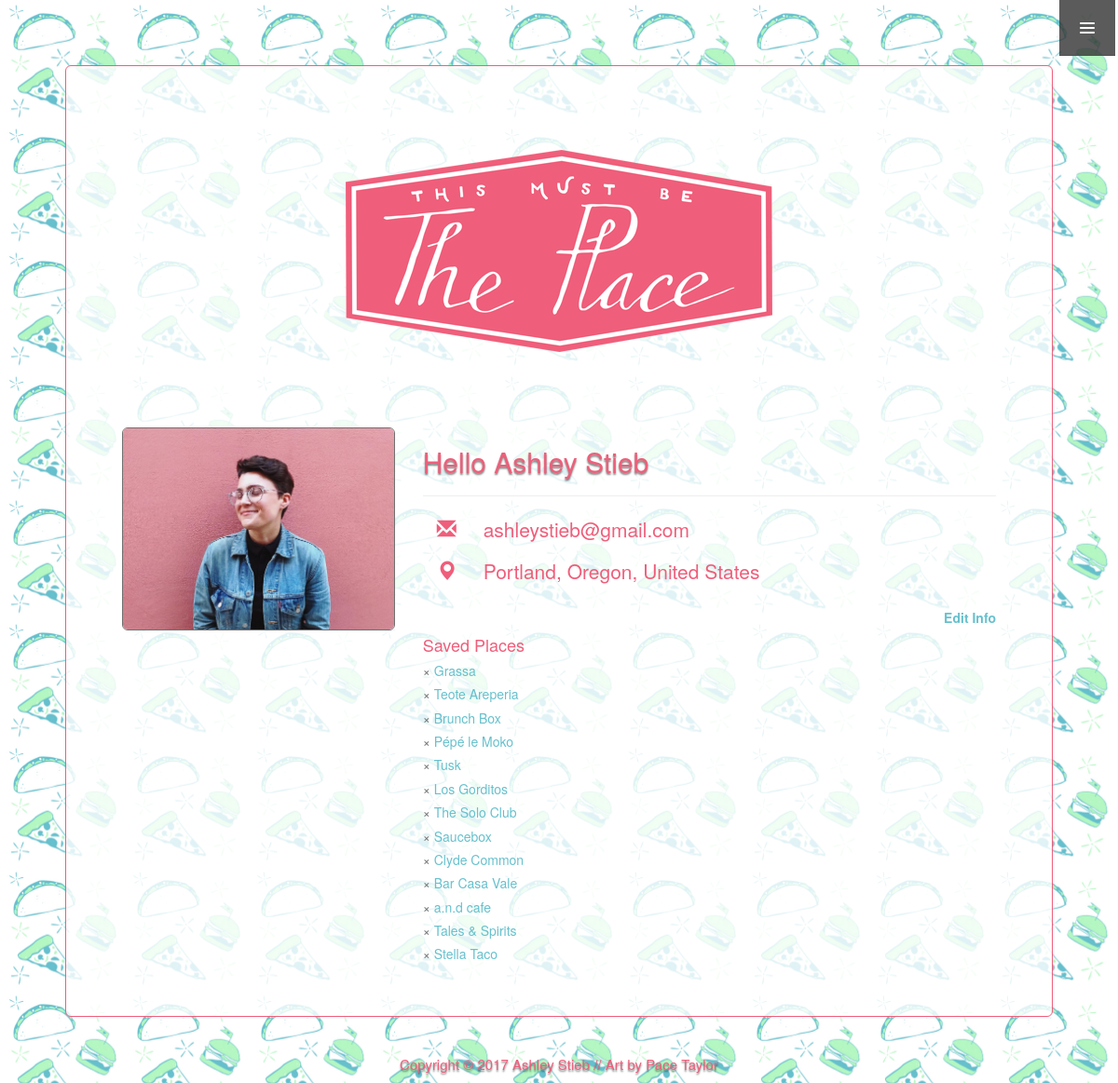
The app's page /profile/admin/ (signed in) with its own data.
### account/models.py (models this page shows, shortened)
class Account(AbstractUser):
    first_name = models.CharField(max_length=30)
    last_name = models.CharField(max_length=30)
    email = models.EmailField(default='name@gmail.com')

class Profile(models.Model):
    user = models.OneToOneField(Account, on_delete=models.CASCADE)
    city = models.CharField(max_length=200)
    state = models.CharField(max_length=200)
    country = models.CharField(max_length=200)
    profile_image = models.ImageField(upload_to='media', default='media/user_default.png')

### restaurant/models.py (models this page shows, shortened)
class Restaurant(models.Model):
    name = models.CharField(max_length=200)
    website = models.CharField(max_length=300)
    user = models.ForeignKey(Account, on_delete=models.CASCADE)

### account/views.py (the view)
# urls.py: url(r'^profile/(?P<username>[\w.@+-]+)/$', profile_view, name='profile'),
@login_required(login_url='/login')
def profile_view(request, username):
    user = get_object_or_404(Account, username=username)
    profile = get_object_or_404(Profile, user=user)
    photo = profile.profile_image.url
    city = profile.city
    state = profile.state
    country = profile.country
    query = Restaurant.objects.all().filter(user=user)
    template = 'profile.html'
    context = {
        'user': user,
        'profile': profile,
        'photo': photo,
        'city': city,
        'state': state,
        'country': country,
        'query': query
    }
    return render(request, template, context)

### templates/profile.html (shortened to what this page needs)
{% extends 'base.html' %}
{% load static %}
{% block head %}
    {{ block.super }}
    <link rel="stylesheet" href="https://maxcdn.bootstrapcdn.com/bootstrap/3.3.7/css/bootstrap.min.css"
>
    <link rel="stylesheet" href="https://maxcdn.bootstrapcdn.com/bootstrap/3.3.7/css/bootstrap-theme.min.css"
>
    <link rel="stylesheet" href="{% static 'css/base.css' %}">
    <link rel="stylesheet" href="{% static 'css/profile.css' %}">
    <link rel="stylesheet" href="{% static 'css/navbar.css' %}">
{% endblock head %}
{% block content %}
    {{ block.super }}
    <div id="fullscreen_bg" class="fullscreen_bg">
    <div class="container">
        <div class="jumbotron">
            <div class="header">
                <img src="/static/img/theplace_logo.png" alt="logo" class="img-responsive center-block">
                <br><br>
            </div>
            <div class="row">
                <div class="col-md-4 col-xs-12 col-sm-4 col-lg-4">
                    <img id='img' src="{{ photo }}" alt="user photo" class="img-responsive img-rounded">
                </div>
                <div class="col-md-8 col-xs-12 col-sm-8 col-lg-8">
                    <div class="name">
                        <h2>Hello {{ user.first_name }} {{ user.last_name }}</h2>
                        <hr>
                    </div>
                    <div id="info">
                        <ul class="container details">
                            <li><p><span class="glyphicon glyphicon-envelope one"
                                         style="width:50px;"></span>{{ user.email }}
                            </p></li>
                            <li><p><span class="glyphicon glyphicon-map-marker one"
                                         style="width:50px;"></span>{{ profile.city }}, {{ profile.state }}, {{ profile.country }}
                            </p>
                            </li>
                        </ul>
                    </div>
                    {% if request.user.is_authenticated and profile.user == request.user %}
                        <div id="edit">
                            <strong><a href="{% url 'edit_profile' username=user.username %}">Edit Info</a></strong>
                        </div>
                    {% endif %}
                    <div id="favorites">
                        <h4>Saved Places</h4>
                    {% if request.user.is_authenticated and profile.user == request.user %}
                        {% for res in query %}
                            <h5>
                                <a id="delete" href="{% url 'delete' res.id %}">&times;</a> <a href="{{ res.website }}" target="_blank">{{ res.name }}</a>
                            </h5>
                        {% endfor %}
                        {% else %}
                        {% for res in query %}
                            <h5>
                                &times; <a href="{{ res.website }}" target="_blank">{{ res.name }}</a>
                            </h5>
                        {% endfor %}
                        {% endif %}
                    </div>
                </div>
            </div>
        </div>
    </div>
    </div>
{% endblock content %}

### account/static/css/base.css (style rules this page uses)
body { background: url('/static/img/theplace_pattern.png'); background-position: fixed; background-attachment: fixed; }
a { color: #66C0CD; text-decoration: none; }
.container { color: #EF5E7B; }
h2 { color: #EF5E7B; text-align: center; text-shadow: 0 2px 2px rgba(0, 0, 0, 0.5); }
.jumbotron { margin: 40px; margin-top: 70px; background-color: rgba(255, 255, 255, 0.8); border: 1px solid #EF5E7B; }

### account/static/css/profile.css (style rules this page uses)
body { background: url('/static/img/theplace_pattern.png'); background-position: fixed; background-attachment: fixed; }
#img { border: 1px solid #717171; }
.details li { list-style: none; }
#edit { text-align: right; }
h2 { color: #EE5F7A; text-align: left; text-shadow: 0 2px 2px rgba(0, 0, 0, 0.5); }
#delete { color: #717171; }

### records on screen
Account: first_name "Ashley", last_name "Stieb", email "ashleystieb@gmail.com"
Profile: city "Portland", state "Oregon", country "United States"
Restaurant: name "Grassa"
Restaurant: name "Teote Areperia"
Restaurant: name "Brunch Box"
Restaurant: name "Pépé le Moko"
Restaurant: name "Tusk"
Restaurant: name "Los Gorditos"
Restaurant: name "The Solo Club"
Restaurant: name "Saucebox"
Restaurant: name "Clyde Common"
Restaurant: name "Bar Casa Vale"
Restaurant: name "a.n.d cafe"
Restaurant: name "Tales & Spirits"
Restaurant: name "Stella Taco"
